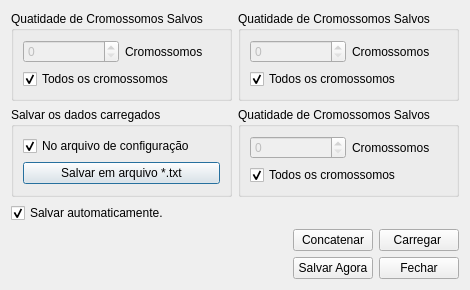
<?xml version="1.0" encoding="UTF-8"?>
<ui version="4.0">
 <class>DialogConfig</class>
 <widget class="QDialog" name="DialogConfig">
  <property name="geometry">
   <rect>
    <x>0</x>
    <y>0</y>
    <width>409</width>
    <height>283</height>
   </rect>
  </property>
  <property name="windowTitle">
   <string>Dialog</string>
  </property>
  <layout class="QVBoxLayout" name="verticalLayout_7">
   <item>
    <layout class="QHBoxLayout" name="horizontalLayout_6">
     <item>
      <layout class="QVBoxLayout" name="verticalLayout_5">
       <item>
        <widget class="QGroupBox" name="groupBox">
         <property name="title">
          <string>Quatidade de Cromossomos Salvos</string>
         </property>
         <layout class="QVBoxLayout" name="verticalLayout_2">
          <item>
           <layout class="QHBoxLayout" name="horizontalLayout_3">
            <item>
             <widget class="QSpinBox" name="sb_DC_Cromo">
              <property name="enabled">
               <bool>false</bool>
              </property>
              <property name="whatsThis">
               <string>Informe a </string>
              </property>
              <property name="maximum">
               <number>9999</number>
              </property>
             </widget>
            </item>
            <item>
             <widget class="QLabel" name="label">
              <property name="text">
               <string>Cromossomos</string>
              </property>
             </widget>
            </item>
           </layout>
          </item>
          <item>
           <widget class="QCheckBox" name="cb_DC_TComo">
            <property name="text">
             <string>Todos os cromossomos</string>
            </property>
            <property name="checked">
             <bool>true</bool>
            </property>
           </widget>
          </item>
         </layout>
        </widget>
       </item>
       <item>
        <widget class="QGroupBox" name="groupBox_2">
         <property name="title">
          <string>Salvar os dados carregados</string>
         </property>
         <layout class="QVBoxLayout" name="verticalLayout">
          <item>
           <widget class="QCheckBox" name="cb_DC_config">
            <property name="text">
             <string>No arquivo de configuração</string>
            </property>
            <property name="checked">
             <bool>true</bool>
            </property>
           </widget>
          </item>
          <item>
           <widget class="QPushButton" name="pb_SArquivo">
            <property name="text">
             <string>Salvar em arquivo *.txt</string>
            </property>
           </widget>
          </item>
         </layout>
        </widget>
       </item>
      </layout>
     </item>
     <item>
      <layout class="QVBoxLayout" name="verticalLayout_6">
       <item>
        <widget class="QGroupBox" name="groupBox_3">
         <property name="title">
          <string>Quatidade de Cromossomos Salvos</string>
         </property>
         <layout class="QVBoxLayout" name="verticalLayout_3">
          <item>
           <layout class="QHBoxLayout" name="horizontalLayout_4">
            <item>
             <widget class="QSpinBox" name="sb_DC_Cromo_2">
              <property name="enabled">
               <bool>false</bool>
              </property>
              <property name="whatsThis">
               <string>Informe a </string>
              </property>
              <property name="maximum">
               <number>9999</number>
              </property>
             </widget>
            </item>
            <item>
             <widget class="QLabel" name="label_2">
              <property name="text">
               <string>Cromossomos</string>
              </property>
             </widget>
            </item>
           </layout>
          </item>
          <item>
           <widget class="QCheckBox" name="cb_DC_TComo_2">
            <property name="text">
             <string>Todos os cromossomos</string>
            </property>
            <property name="checked">
             <bool>true</bool>
            </property>
           </widget>
          </item>
         </layout>
        </widget>
       </item>
       <item>
        <widget class="QGroupBox" name="groupBox_4">
         <property name="title">
          <string>Quatidade de Cromossomos Salvos</string>
         </property>
         <layout class="QVBoxLayout" name="verticalLayout_4">
          <item>
           <layout class="QHBoxLayout" name="horizontalLayout_5">
            <item>
             <widget class="QSpinBox" name="sb_DC_Cromo_3">
              <property name="enabled">
               <bool>false</bool>
              </property>
              <property name="whatsThis">
               <string>Informe a </string>
              </property>
              <property name="maximum">
               <number>9999</number>
              </property>
             </widget>
            </item>
            <item>
             <widget class="QLabel" name="label_3">
              <property name="text">
               <string>Cromossomos</string>
              </property>
             </widget>
            </item>
           </layout>
          </item>
          <item>
           <widget class="QCheckBox" name="cb_DC_TComo_3">
            <property name="text">
             <string>Todos os cromossomos</string>
            </property>
            <property name="checked">
             <bool>true</bool>
            </property>
           </widget>
          </item>
         </layout>
        </widget>
       </item>
      </layout>
     </item>
    </layout>
   </item>
   <item>
    <widget class="QCheckBox" name="cb_DC_Auto">
     <property name="text">
      <string>Salvar automaticamente.</string>
     </property>
     <property name="checked">
      <bool>true</bool>
     </property>
    </widget>
   </item>
   <item>
    <layout class="QHBoxLayout" name="horizontalLayout_2">
     <item>
      <spacer name="horizontalSpacer_2">
       <property name="orientation">
        <enum>Qt::Horizontal</enum>
       </property>
       <property name="sizeHint" stdset="0">
        <size>
         <width>40</width>
         <height>20</height>
        </size>
       </property>
      </spacer>
     </item>
     <item>
      <widget class="QPushButton" name="pb_DC_Concatenar">
       <property name="text">
        <string>Concatenar</string>
       </property>
      </widget>
     </item>
     <item>
      <widget class="QPushButton" name="pb_DC_Carregar">
       <property name="text">
        <string>Carregar </string>
       </property>
      </widget>
     </item>
    </layout>
   </item>
   <item>
    <layout class="QHBoxLayout" name="horizontalLayout">
     <item>
      <spacer name="horizontalSpacer">
       <property name="orientation">
        <enum>Qt::Horizontal</enum>
       </property>
       <property name="sizeHint" stdset="0">
        <size>
         <width>40</width>
         <height>20</height>
        </size>
       </property>
      </spacer>
     </item>
     <item>
      <widget class="QPushButton" name="pb_DC_Salvar">
       <property name="text">
        <string>Salvar Agora</string>
       </property>
      </widget>
     </item>
     <item>
      <widget class="QPushButton" name="pb_Fechar">
       <property name="text">
        <string>Fechar</string>
       </property>
      </widget>
     </item>
    </layout>
   </item>
  </layout>
 </widget>
 <resources/>
 <connections>
  <connection>
   <sender>cb_DC_TComo</sender>
   <signal>clicked(bool)</signal>
   <receiver>sb_DC_Cromo</receiver>
   <slot>setDisabled(bool)</slot>
   <hints>
    <hint type="sourcelabel">
     <x>49</x>
     <y>84</y>
    </hint>
    <hint type="destinationlabel">
     <x>56</x>
     <y>61</y>
    </hint>
   </hints>
  </connection>
  <connection>
   <sender>pb_Fechar</sender>
   <signal>clicked()</signal>
   <receiver>DialogConfig</receiver>
   <slot>accept()</slot>
   <hints>
    <hint type="sourcelabel">
     <x>194</x>
     <y>272</y>
    </hint>
    <hint type="destinationlabel">
     <x>201</x>
     <y>182</y>
    </hint>
   </hints>
  </connection>
 </connections>
</ui>
